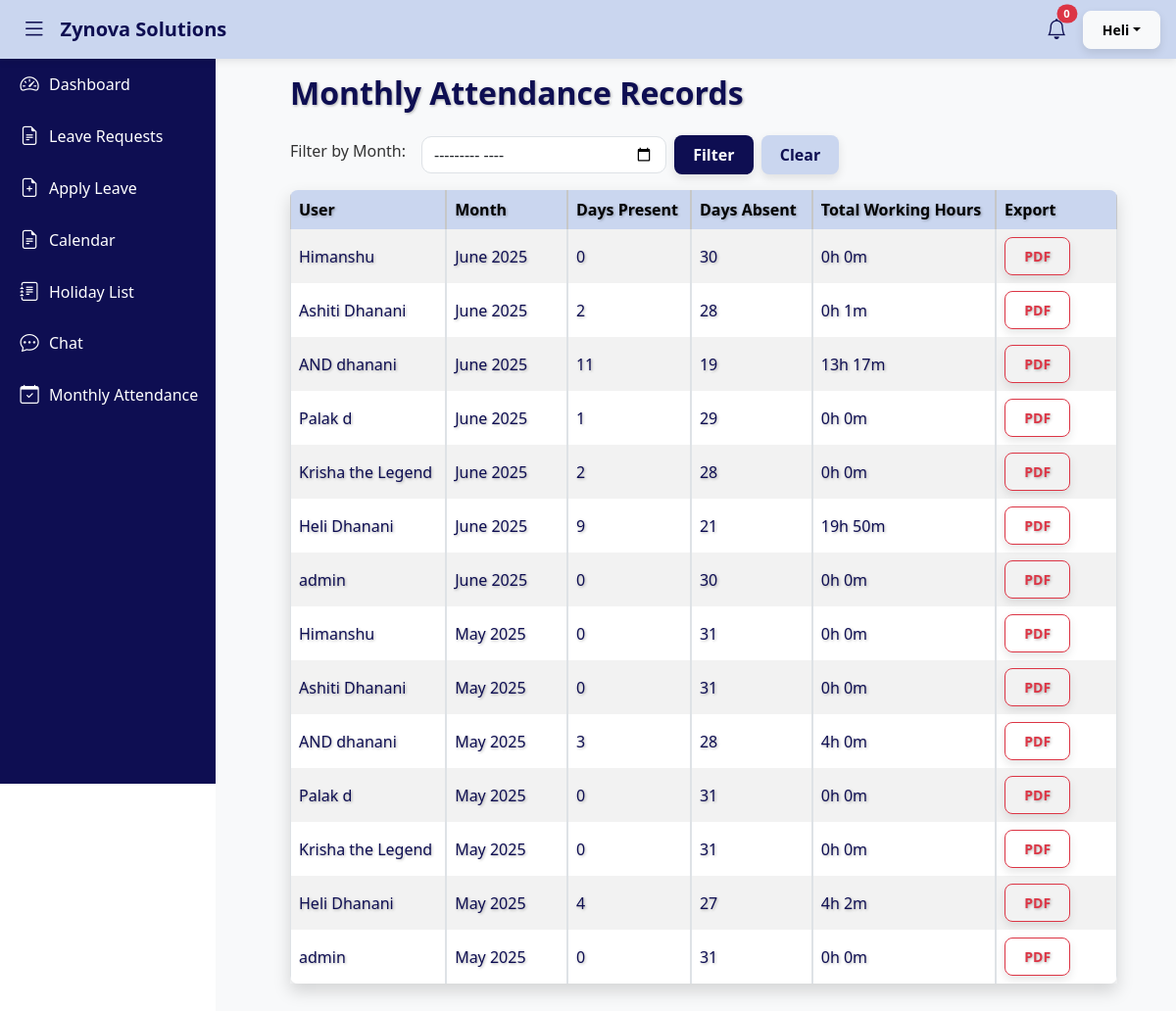
The page /monthly-attendance/ (signed in) on the database its author committed.
### attendance/models.py (models this page shows, shortened)
class MonthlyAttendanceRecord(models.Model):
    user = models.ForeignKey(User, on_delete=models.CASCADE)
    month = models.DateField(help_text='First day of the month')
    total_days_present = models.PositiveIntegerField(default=0)
    total_days_absent = models.PositiveIntegerField(default=0)
    total_working_hours = models.CharField(max_length=20, blank=True)
    generated_at = models.DateTimeField(auto_now_add=True)
    class Meta:
        unique_together = ('user', 'month')
        ordering = ['-month']

### attendance/views/monthly_attendance_views.py (the view, shortened to what this page needs)
# urls.py: path('monthly-attendance/', monthly_attendance_view, name='monthly_attendance'),
@login_required
def monthly_attendance_view(request):
    try:
        user = request.user
        month = request.GET.get('month')
        if user.is_superuser or user.groups.filter(name__in=['Admin', 'Manager']).exists():
            records = MonthlyAttendanceRecord.objects.select_related('user').order_by('-month', 'user__username')
        else:
            records = MonthlyAttendanceRecord.objects.filter(user=user).order_by('-month')
    except Exception as e:
        logger.exception("Failed to load monthly attendance records")
        records = MonthlyAttendanceRecord.objects.none()
    return render(request, 'attendance/monthly_attendance.html', {'records': records})

### attendance/templates/attendance/monthly_attendance.html (shortened to what this page needs)
{% extends 'attendance/base.html' %}
{% load static %}
{% block content %}
  <div class="container-fluid mt-4 px-4">
    <h2 class="mb-4 fw-bold text-primary-dark">Monthly Attendance Records</h2>
    <form method="get" class="d-flex flex-wrap gap-2 align-items-center mb-3" id="filterForm">
      <label for="month" class="form-label me-2">Filter by Month:</label>
      <input type="month" id="month" name="month" class="form-control" value="{{ request.GET.month|default:'' }}" style="max-width: 250px;" />
      <button type="submit" class="btn btn-success">Filter</button>
      <a href="{% url 'monthly_attendance' %}" class="btn btn-danger">Clear</a>
    </form>
    <div class="table-responsive custom-scroll shadow" style="overflow-x: auto; overflow-y: hidden;">
      <table class="table table-striped table-bordered align-middle text-nowrap mb-0 rounded-3 overflow-hidden ">
        <thead class="table-light">
          <tr>
            <th>User</th>
            <th>Month</th>
            <th>Days Present</th>
            <th>Days Absent</th>
            <th>Total Working Hours</th>
            <th>Export</th>
          </tr>
        </thead>
        <tbody>
          {% for record in records %}
            <tr>
              <td>{{ record.user.get_full_name|default:record.user.username }}</td>
              <td>{{ record.month|date:'F Y' }}</td>
              <td>{{ record.total_days_present }}</td>
              <td>{{ record.total_days_absent }}</td>
              <td>{{ record.total_working_hours }}</td>
              <td>
                <a href="{% url 'monthly_attendance_pdf' record.id %}" class="btn btn-sm btn-outline-danger">PDF</a>
              </td>
            </tr>
          {% empty %}
            <tr>
              <td colspan="6" class="text-center">No records found.</td>
            </tr>
          {% endfor %}
        </tbody>
      </table>
    </div>
  </div>
{% endblock %}

### attendance/templates/attendance/base.html (shortened to what this page needs)
{% load static %}
<!DOCTYPE html>
<html lang="en">
  <head>
    <link rel="stylesheet" href="https://cdn.jsdelivr.net/npm/bootstrap-icons@1.10.5/font/bootstrap-icons.css" />
    <link href="https://cdn.jsdelivr.net/npm/bootstrap@5.3.3/dist/css/bootstrap.min.css" rel="stylesheet" />
    <link rel="stylesheet" href="https://cdnjs.cloudflare.com/ajax/libs/font-awesome/6.5.0/css/all.min.css" />
    <link rel="stylesheet" href="{% static 'attendance/css/style.css' %}" />
  </head>
  <body>
    <nav class="navbar">
      <button id="sidebarToggle" class="btn-toggle-sidebar" aria-label="Toggle sidebar"><i class="bi bi-list"></i></button>
      <a href="#" class="navbar-brand">Zynova Solutions</a>
      <div class="ms-auto d-flex align-items-center">
        {% if user.is_authenticated %}
          <div class="nav-item dropdown mx-3">
            <a href="#" id="notifBell" class="nav-link position-relative" onclick="toggleNotifications(event)">
              <i class="bi bi-bell"></i>
              <span class="badge bg-danger rounded-pill" id="notif-count">{{ unread_notifications_count|default:'0' }}</span>
            </a>
          </div>
          <div class="dropdown">
            <button class="btn btn-light btn-sm dropdown-toggle" type="button" data-bs-toggle="dropdown">{{ user.first_name|default:user.username|default:'User' }}</button>
          </div>
        {% else %}
          <a href="{% url 'login' %}" class="btn btn-outline-light btn-sm">Login</a>
        {% endif %}
      </div>
    </nav>
    <div id="sidebar" role="navigation" aria-label="Main sidebar navigation">
      <ul class="nav flex-column">
        {% if user.is_authenticated %}
          {% with role=user.groups.all.0.name %}
            {% if role == 'Admin' %}
              <li class="nav-item">
                <a href="{% url 'admin_dashboard' %}" class="nav-link {% if request.path == '/dashboard/' %}active{% endif %}"><i class="bi bi-speedometer2"></i><span>Dashboard</span></a>
              </li>
              <li class="nav-item">
                <a href="{% url 'view_leave_requests' %}" class="nav-link {% if request.path == '/view_leave_requests/' %}active{% endif %}"><i class="bi bi-file-earmark-text"></i><span>Leave Requests</span></a>
              </li>
              <li class="nav-item">
                <a href="{% url 'holiday_list' %}" class="nav-link {% if request.path == '/holiday_list/' %}active{% endif %}"><i class="bi bi-journal-text"></i><span>Holiday List</span></a>
              </li>
              <li class="nav-item">
                <a href="{% url 'calendar' %}" class="nav-link {% if request.path == '/calendar/' %}active{% endif %}"><i class="fa fa-calendar" style="font-size:20px;"></i><span>Calendar</span></a>
              </li>
              <li class="nav-item">
                <a href="{% url 'manage_notices' %}" class="nav-link {% if request.path == '/manage_notices/' %}active{% endif %}"><i class="bi bi-megaphone"></i><span>Manage Notices</span></a>
              </li>
              <li class="nav-item">
                <a href="{% url 'chat_home' %}" class="nav-link {% if request.path == '/chat/' %}active{% endif %}"><i class="bi bi-chat-dots"></i><span>Chat</span></a>
              </li>
              <li class="nav-item">
                <a href="{% url 'monthly_attendance' %}" class="nav-link {% if request.path == '/monthly-attendance/' %}active{% endif %}"><i class="bi bi-calendar-check"></i><span>Monthly Attendance</span></a>
              </li>
            {% elif role == 'Manager' %}
              <li class="nav-item">
                <a href="{% url 'manager_dashboard' %}" class="nav-link {% if request.path == '/manager_dashboard/' %}active{% endif %}"><i class="bi bi-speedometer2"></i><span>Dashboard</span></a>
              </li>
              <li class="nav-item">
                <a href="{% url 'view_leave_requests' %}" class="nav-link {% if request.path == '/view_leave_requests/' %}active{% endif %}"><i class="bi bi-file-earmark-text"></i><span>Leave Requests</span></a>
              </li>
              <li class="nav-item">
                <a href="{% url 'leave_dashboard' %}" class="nav-link {% if request.path == '/leave_dashboard/' %}active{% endif %}"><i class="bi bi-file-earmark-plus"></i><span>Apply Leave</span></a>
              </li>
              <li class="nav-item">
                <a href="{% url 'calendar' %}" class="nav-link {% if request.path == '/calendar/' %}active{% endif %}"><i class="bi bi-file-earmark-text"></i><span>Calendar</span></a>
              </li>
              <li class="nav-item">
                <a href="{% url 'holiday_list' %}" class="nav-link {% if request.path == '/holiday_list/' %}active{% endif %}"><i class="bi bi-journal-text"></i><span>Holiday List</span></a>
              </li>
              <li class="nav-item">
                <a href="{% url 'chat_home' %}" class="nav-link {% if request.path == '/chat/' %}active{% endif %}"><i class="bi bi-chat-dots"></i><span>Chat</span></a>
              </li>
              <li class="nav-item">
                <a href="{% url 'monthly_attendance' %}" class="nav-link {% if request.path == '/monthly-attendance/' %}active{% endif %}"><i class="bi bi-calendar-check"></i><span>Monthly Attendance</span></a>
              </li>
            {% endif %}
          {% endwith %}
        {% endif %}
      </ul>
    </div>
    <main id="content" class="wrapper content-area flex-grow-1 bg-light d-flex flex-column">
      <div class="container m-2 p-4">
        {% block content %}
        {% endblock %}
      </div>
    </main>
  </body>
</html>

### attendance/static/attendance/css/style.css (style rules this page uses)
:root { --blue-light: #cad6ef; --blue-dark: #0e0e52; --white: #ffffff; --black: #000000; }
body { background-color: var(--white); color: var(--blue-dark); font-family: "Segoe UI", Tahoma, Geneva, Verdana, sans-serif; overflow-x: hidden; transition: background-color 0.3s, color 0.3s; min-height: 100vh; display: flex; }
.navbar { position: fixed; top: 0; left: 0; right: 0; height: 60px; background-color: var(--blue-light); color: var(--blue-dark); z-index: 1050; display: flex; align-items: center; padding: 0 1rem; box-shadow: 0 2px 8px rgba(0, 0, 0, 0.1); }
.navbar .navbar-brand { color: var(--blue-dark); font-weight: 600; font-size: 1.25rem; margin-left: 0.5rem; text-decoration: none; }
.navbar .btn-toggle-sidebar { background: none; border: none; color: var(--blue-dark); font-size: 1.6rem; cursor: pointer; }
.navbar .nav-link { color: var(--blue-dark); font-size: 1.3rem; cursor: pointer; }
.navbar .badge { position: fixed; top: 2px; right: -8px; font-size: 0.6rem; background-color: var(--blue-dark); color: var(--white); }
#sidebar { height: 100vh; position: fixed; top: 0; left: 0; width: 220px; background-color: var(--blue-dark); color: var(--white); padding-top: 60px; transition: left 0.3s, width 0.3s; z-index: 1040; }
#sidebar .nav-link { color: var(--white); display: flex; align-items: center; gap: 10px; padding: 12px 20px; font-weight: 500; white-space: nowrap; border-radius: 0 25px 25px 0; }
#sidebar .nav-link i { font-size: 1.2rem; min-width: 20px; text-align: center; }
#content { margin-left: 220px; padding: 20px; transition: margin-left 0.3s ease; }
.btn { font-weight: bold; border-radius: 8px; padding: 0.5rem 1.2rem; box-shadow: 0 4px 10px rgba(0, 0, 0, 0.1); transition: background-color 0.3s, color 0.3s; }
.btn-success { background-color: #0e0e52; color: var(--white); border: none; }
.btn-danger { background-color: var(--blue-light); color: var(--blue-dark); border: none; }
table { box-shadow: 0 4px 8px rgba(0, 0, 0, 0.1); border-collapse: separate; border-spacing: 0; color: inherit; }
.table-light th { background-color: var(--blue-light); color: var(--blue-dark); }
.table td, .table th { color: inherit; word-break: break-word; min-width: 120px; }
.table-responsive { width: 100%; overflow-x: auto; -webkit-overflow-scrolling: touch; table-layout: fixed; }
h1, h2, h3, h4, p, th, td { text-shadow: 1px 1px 3px rgba(0, 0, 0, 0.3); color: var(--blue-dark); }
#notifBell { position: relative; cursor: pointer; }
#notif-count { position: absolute; top: 0; right: 0; font-size: 0.7rem; transform: translate(50%, -50%); }
.container { max-width: 1140px; margin: 0 auto; padding: 0 20px; width: 100%; }
label, .form-label { font-weight: 500; color: #333; display: block; }
.form-control { border-radius: 10px; }
.nav-item.dropdown.mx-3 { position: relative; }

### rows shown on the page
MonthlyAttendanceRecord: user.get_full_name "Himanshu", month "June 2025", total_days_present "0", total_days_absent "30", total_working_hours "0h 0m"
MonthlyAttendanceRecord: user.get_full_name "Ashiti Dhanani", month "June 2025", total_days_present "2", total_days_absent "28", total_working_hours "0h 1m"
MonthlyAttendanceRecord: user.get_full_name "AND dhanani", month "June 2025", total_days_present "11", total_days_absent "19", total_working_hours "13h 17m"
MonthlyAttendanceRecord: user.get_full_name "Palak d", month "June 2025", total_days_present "1", total_days_absent "29", total_working_hours "0h 0m"
MonthlyAttendanceRecord: user.get_full_name "Krisha the Legend", month "June 2025", total_days_present "2", total_days_absent "28", total_working_hours "0h 0m"
MonthlyAttendanceRecord: user.get_full_name "Heli Dhanani", month "June 2025", total_days_present "9", total_days_absent "21", total_working_hours "19h 50m"
MonthlyAttendanceRecord: user.get_full_name "admin", month "June 2025", total_days_present "0", total_days_absent "30", total_working_hours "0h 0m"
MonthlyAttendanceRecord: user.get_full_name "Himanshu", month "May 2025", total_days_present "0", total_days_absent "31", total_working_hours "0h 0m"
MonthlyAttendanceRecord: user.get_full_name "Ashiti Dhanani", month "May 2025", total_days_present "0", total_days_absent "31", total_working_hours "0h 0m"
MonthlyAttendanceRecord: user.get_full_name "AND dhanani", month "May 2025", total_days_present "3", total_days_absent "28", total_working_hours "4h 0m"
MonthlyAttendanceRecord: user.get_full_name "Palak d", month "May 2025", total_days_present "0", total_days_absent "31", total_working_hours "0h 0m"
MonthlyAttendanceRecord: user.get_full_name "Krisha the Legend", month "May 2025", total_days_present "0", total_days_absent "31", total_working_hours "0h 0m"
MonthlyAttendanceRecord: user.get_full_name "Heli Dhanani", month "May 2025", total_days_present "4", total_days_absent "27", total_working_hours "4h 2m"
MonthlyAttendanceRecord: user.get_full_name "admin", month "May 2025", total_days_present "0", total_days_absent "31", total_working_hours "0h 0m"

### other values the page prints
{{ unread_notifications_count|default:'0' }} "0"
{{ user.first_name|default:user.username|default:'User' }} "Heli"
